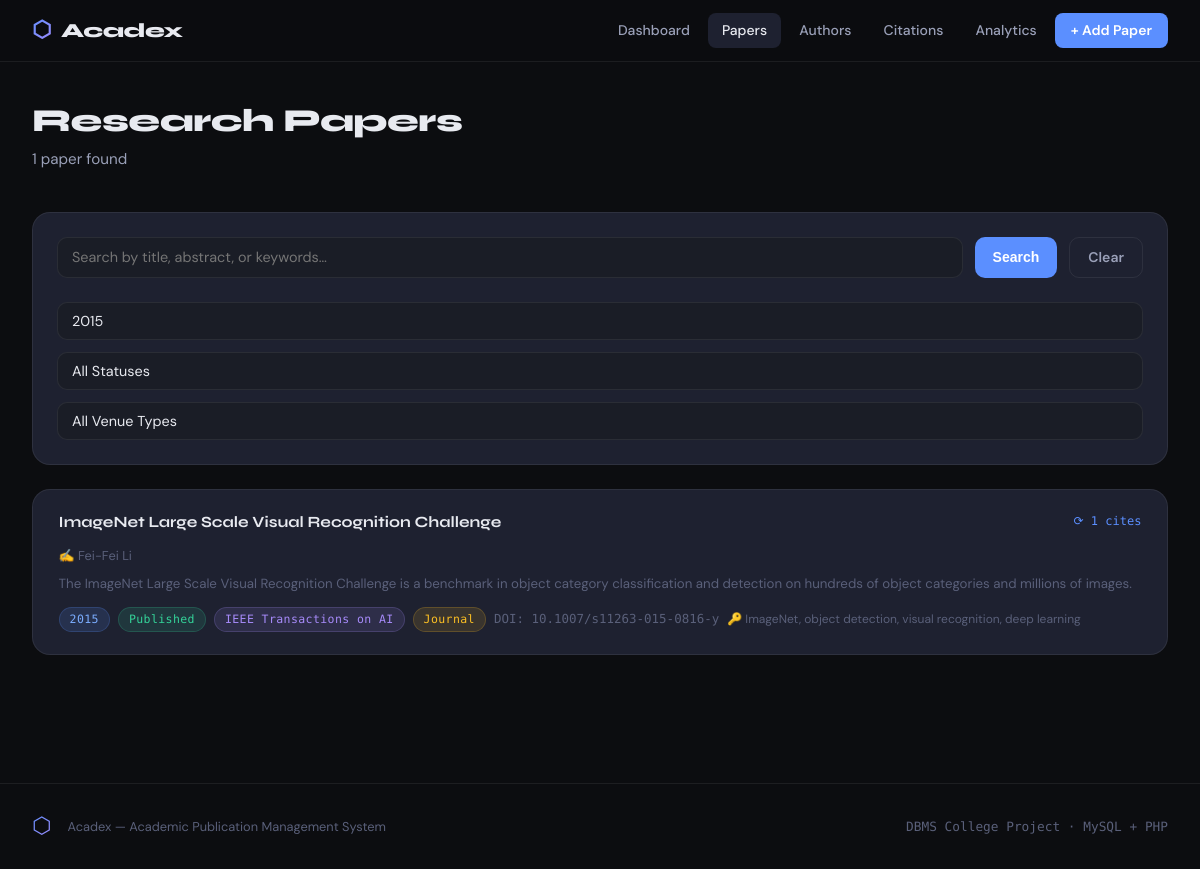
/papers.php?year=2015, run on the app's committed database.
### tables this page shows
CREATE TABLE papers (
    paper_id         INT AUTO_INCREMENT PRIMARY KEY,
    title            VARCHAR(500) NOT NULL,
    abstract         TEXT,
    keywords         VARCHAR(500),
    doi              VARCHAR(150) UNIQUE,
    publication_year YEAR NOT NULL,
    venue_id         INT,
    pages            VARCHAR(50),
    pdf_url          VARCHAR(255),
    status           ENUM('Published', 'Under Review', 'Preprint', 'Retracted') DEFAULT 'Published',
    created_at       TIMESTAMP DEFAULT CURRENT_TIMESTAMP,
    FOREIGN KEY (venue_id) REFERENCES venues(venue_id) ON DELETE SET NULL,
    FULLTEXT(title, abstract, keywords)
);

CREATE TABLE venues (
    venue_id         INT AUTO_INCREMENT PRIMARY KEY,
    name             VARCHAR(255) NOT NULL,
    type             ENUM('Journal', 'Conference', 'Workshop', 'Symposium') NOT NULL,
    publisher        VARCHAR(255),
    impact_factor    DECIMAL(5,3),
    issn             VARCHAR(20),
    created_at       TIMESTAMP DEFAULT CURRENT_TIMESTAMP
);

### includes/db.php (called while the page is built, shortened)
<?php
function get_db(): mysqli {
    static $conn = null;
    if ($conn === null) {
        $conn = new mysqli(DB_HOST, DB_USER, DB_PASS, DB_NAME);
        $conn->set_charset('utf8mb4');
    }
    return $conn;
}
function db_query(string $sql, array $params = [], string $types = ''): array {
    $db   = get_db();
    $stmt = $db->prepare($sql);
    if ($params) $stmt->bind_param($types, ...$params);
    $stmt->execute();
    $result = $stmt->get_result();
    return $result ? $result->fetch_all(MYSQLI_ASSOC) : [];
}
?>

### papers.php (the view, shortened to what this page needs)
<?php
require 'includes/db.php';
$search  = trim($_GET['q']    ?? '');
$year    = trim($_GET['year'] ?? '');
$status  = trim($_GET['status'] ?? '');
$venue_t = trim($_GET['venue_type'] ?? '');
$where  = ['1=1'];
$params = [];
$types  = '';
if ($year !== '') {
    $where[] = 'p.publication_year = ?';
    $params[] = (int)$year;
    $types   .= 'i';
}
$sql = "
    SELECT
        p.paper_id, p.title, p.abstract, p.keywords,
        p.doi, p.publication_year, p.status,
        v.name AS venue_name, v.type AS venue_type,
        COUNT(DISTINCT c.citation_id) AS citation_count,
        GROUP_CONCAT(
            CONCAT(a.first_name,' ',a.last_name)
            ORDER BY pa.author_order SEPARATOR ', '
        ) AS authors
    FROM papers p
    LEFT JOIN venues       v  ON p.venue_id = v.venue_id
    LEFT JOIN citations    c  ON c.cited_paper_id = p.paper_id
    LEFT JOIN paper_authors pa ON p.paper_id = pa.paper_id
    LEFT JOIN authors      a  ON pa.author_id = a.author_id
    WHERE " . implode(' AND ', $where) . "
    GROUP BY p.paper_id
    ORDER BY p.publication_year DESC
";
$papers = db_query($sql, $params, $types);
$years   = db_query("SELECT DISTINCT publication_year FROM papers ORDER BY publication_year DESC");
include 'includes/header.php';
?>
<div class="page-header">
  <h1>Research Papers</h1>
  <p><?= count($papers) ?> paper<?= count($papers) !== 1 ? 's' : '' ?> found<?= $search ? " for <em>\"".htmlspecialchars($search)."\"</em>" : '' ?></p>
</div>
<div class="card" style="margin-bottom:1.5rem;">
  <form method="GET" action="papers.php">
    <div class="search-bar">
      <input type="text" id="search-input" name="q"
             value="<?= htmlspecialchars($search) ?>"
             placeholder="Search by title, abstract, or keywords…">
      <button type="submit" class="btn btn-primary">Search</button>
      <?php if ($search || $year || $status || $venue_t): ?>
      <a href="papers.php" class="btn btn-outline">Clear</a>
      <?php endif; ?>
    </div>
    <div style="display:flex;gap:0.75rem;flex-wrap:wrap;">
      <select name="year" onchange="this.form.submit()">
        <?php foreach ($years as $y): ?>
        <option value="<?= $y['publication_year'] ?>" <?= $year == $y['publication_year'] ? 'selected' : '' ?>>
          <?= $y['publication_year'] ?>
        </option>
        <?php endforeach; ?>
      </select>
      <select name="status" onchange="this.form.submit()">
        <option value="">All Statuses</option>
      </select>
      <select name="venue_type" onchange="this.form.submit()">
        <option value="">All Venue Types</option>
      </select>
    </div>
  </form>
</div>
<?php if ($papers): ?>
<div class="paper-list" style="display:flex;flex-direction:column;gap:1rem;">
  <?php foreach ($papers as $p):
    $cls = match($p['status']) {
      'Published'    => 'badge-green',
      'Under Review' => 'badge-yellow',
      'Preprint'     => 'badge-purple',
      default        => 'badge-red'
    };
  ?>
  <div class="paper-card">
    <div style="display:flex;align-items:flex-start;justify-content:space-between;gap:1rem;">
      <h3><?= htmlspecialchars($p['title']) ?></h3>
      <span class="cite-count" style="white-space:nowrap;">⟳ <?= $p['citation_count'] ?> cites</span>
    </div>
    <?php if ($p['authors']): ?>
    <div style="font-size:0.8rem;color:var(--text3);margin-top:0.3rem;">
      ✍ <?= htmlspecialchars($p['authors']) ?>
    </div>
    <?php endif; ?>
    <?php if ($p['abstract']): ?>
    <div class="paper-abstract"><?= htmlspecialchars($p['abstract']) ?></div>
    <?php endif; ?>
    <div class="paper-meta">
      <span class="badge badge-blue"><?= $p['publication_year'] ?></span>
      <span class="badge <?= $cls ?>"><?= $p['status'] ?></span>
      <?php if ($p['venue_name']): ?>
      <span class="badge badge-purple"><?= htmlspecialchars($p['venue_name']) ?></span>
      <?php endif; ?>
      <?php if ($p['venue_type']): ?>
      <span class="badge badge-yellow"><?= $p['venue_type'] ?></span>
      <?php endif; ?>
      <?php if ($p['doi']): ?>
      <span class="mono">DOI: <?= htmlspecialchars($p['doi']) ?></span>
      <?php endif; ?>
      <?php if ($p['keywords']): ?>
      <span style="font-size:0.75rem;color:var(--text3);">🔑 <?= htmlspecialchars($p['keywords']) ?></span>
      <?php endif; ?>
    </div>
  </div>
  <?php endforeach; ?>
</div>
<?php endif; ?>
<?php include 'includes/footer.php'; ?>

### assets/css/style.css (style rules this page uses)
*, *::before, *::after { box-sizing: border-box; margin: 0; padding: 0; }
:root { --bg: #0c0d10; --bg2: #12141a; --bg3: #1a1d26; --surface: #1e2130; --surface2: #252a3a; --border: rgba(255,255,255,0.07); --border-lit: rgba(110,180,255,0.25); --accent: #5b8fff; --accent2: #a78bfa; --accent3: #34d399; --danger: #f87171; --warn: #fbbf24; --text: #e8eaf0; --text2: #9aa0b8; --text3: #5a607a; --radius: 10px; --radius-lg: 18px; --shadow: 0 4px 24px rgba(0,0,0,0.5); --shadow-glow: 0 0 40px rgba(91,143,255,0.12); --font-head: 'Syne', sans-serif; --font-mono: 'DM Mono', monospace; --font-body: 'DM Sans', sans-serif; }
html { scroll-behavior: smooth; }
body { background: var(--bg); color: var(--text); font-family: var(--font-body); font-size: 15px; line-height: 1.65; min-height: 100vh; overflow-x: hidden; }
.page-header { margin-bottom: 2.5rem; animation: fadeUp 0.5s ease both; }
.page-header h1 { font-family: var(--font-head); font-size: 2rem; font-weight: 800; letter-spacing: -0.5px; line-height: 1.2; color: var(--text); }
.page-header p { color: var(--text2); margin-top: 0.4rem; font-size: 0.95rem; }
.card { background: var(--surface); border: 1px solid var(--border); border-radius: var(--radius-lg); padding: 1.5rem; animation: fadeUp 0.5s ease both; }
.badge { display: inline-block; padding: 2px 10px; border-radius: 20px; font-size: 0.72rem; font-family: var(--font-mono); font-weight: 500; letter-spacing: 0.4px; }
.badge-blue { background: rgba(91,143,255,0.15); color: #7badff; border: 1px solid rgba(91,143,255,0.2); }
.badge-green { background: rgba(52,211,153,0.12); color: #34d399; border: 1px solid rgba(52,211,153,0.2); }
.badge-purple { background: rgba(167,139,250,0.12); color: #a78bfa; border: 1px solid rgba(167,139,250,0.2); }
.badge-yellow { background: rgba(251,191,36,0.12); color: #fbbf24; border: 1px solid rgba(251,191,36,0.2); }
.btn { display: inline-flex; align-items: center; gap: 6px; padding: 8px 18px; border-radius: var(--radius); font-size: 0.875rem; font-weight: 600; cursor: pointer; border: none; text-decoration: none; transition: all 0.2s; }
.btn-primary { background: var(--accent); color: #fff; }
.btn-outline { background: transparent; border: 1px solid var(--border); color: var(--text2); }
input[type="text"], input[type="email"], input[type="number"], input[type="url"], select, textarea { background: var(--bg3); border: 1px solid var(--border); border-radius: var(--radius); color: var(--text); padding: 10px 14px; font-family: var(--font-body); font-size: 0.9rem; width: 100%; transition: border-color 0.2s, box-shadow 0.2s; outline: none; -webkit-appearance: none; }
select { cursor: pointer; }
.search-bar { display: flex; gap: 0.75rem; margin-bottom: 1.5rem; }
.search-bar input { flex: 1; }
.paper-card { background: var(--surface); border: 1px solid var(--border); border-radius: var(--radius-lg); padding: 1.4rem 1.6rem; transition: transform 0.2s, border-color 0.2s, box-shadow 0.2s; animation: fadeUp 0.45s ease both; }
.paper-card h3 { font-family: var(--font-head); font-size: 0.975rem; font-weight: 700; color: var(--text); margin-bottom: 0.4rem; line-height: 1.4; }
.paper-card .paper-meta { display: flex; flex-wrap: wrap; gap: 0.5rem; align-items: center; margin-top: 0.75rem; }
.paper-card .paper-abstract { font-size: 0.83rem; color: var(--text3); line-height: 1.55; margin-top: 0.5rem; display: -webkit-box; -webkit-line-clamp: 2; -webkit-box-orient: vertical; overflow: hidden; }
.cite-count { font-family: var(--font-mono); font-size: 0.75rem; color: var(--accent); margin-left: auto; }
.mono { font-family: var(--font-mono); font-size: 0.78rem; color: var(--text3); }
.paper-list .paper-card:nth-child(n) { animation-delay: calc(n * 0.06s); }

### data on the page
papers: title "ImageNet Large Scale Visual Recognition Challenge", citation_count "1", authors "Fei-Fei Li", abstract "The ImageNet Large Scale Visual Recognition Challenge is a benchmark in object category classification and detection on hundreds of object categories and millions of images.", publication_year "2015", status "Published", venue.name "IEEE Transactions on AI", venue.type "Journal", doi "10.1007/s11263-015-0816-y", keywords "ImageNet, object detection, visual recognition, deep learning"

### other printed values
count($papers) "1"
form field year "2015"
